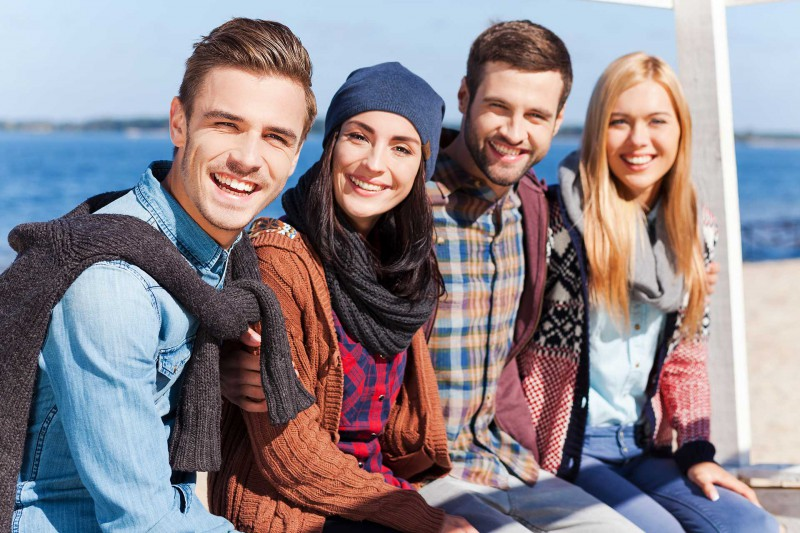
#> input picture Computer-Vision/opencv-course/images/grouppeople.jpeg, 800 x 533 px
$ python face_dectection.py
#> lines starting #> are read from the running program, lines starting #| are printed output that depends on the picture; after the words box and inside, x2 and y2 are one past the last pixel; in counts of white or black regions, pixels touching at a corner belong together
import cv2 as cv
import numpy as np

if __name__ == "__main__":
    img = cv.imread('images/grouppeople.jpeg')
#> img is the input picture: shape (533, 800, 3); mean B, G, R 139.7, 132.6, 141.4
    cv.imshow('Face Detection', img)

    # gray = cv.cvtColor(img, cv.COLOR_BGR2GRAY)
    # cv.imshow('Gray Face Detection', gray)

    haar_cascade = cv.CascadeClassifier("haar_face.xml")
    face_rect = haar_cascade.detectMultiScale(img, scaleFactor=1.6, minNeighbors=3)
#> face_rect = [[215, 349, 61, 61], [466, 75, 98, 98], [587, 84, 98, 98], [332, 105, 98, 98], [167, 67, 157, 157]]
    print(f'Number of face found: {len(face_rect)}')
#| Number of face found: 5

    for (x, y, w, h) in face_rect:
        cv.rectangle(img, (x, y), (x + w, y + h), (255, 0, 0), thickness=2)
#> this loop made 5 passes
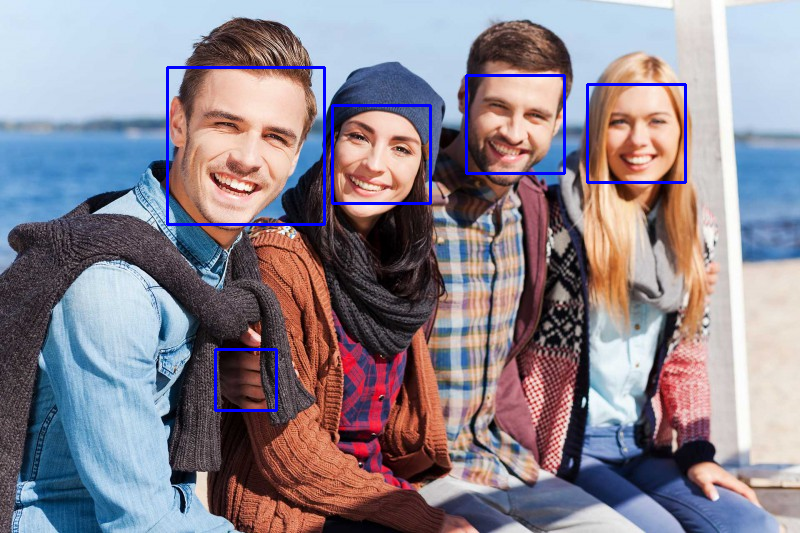
#> img: shape (533, 800, 3); 1.44% of pixels changed, all inside (x1, y1, x2, y2) = (166, 66, 687, 412)

    cv.imshow('Bounding Box Face Detection', img)

    cv.waitKey(0)

$ run again, with Computer-Vision/opencv-course/images/oneperson.jpeg copied over Computer-Vision/opencv-course/images/grouppeople.jpeg
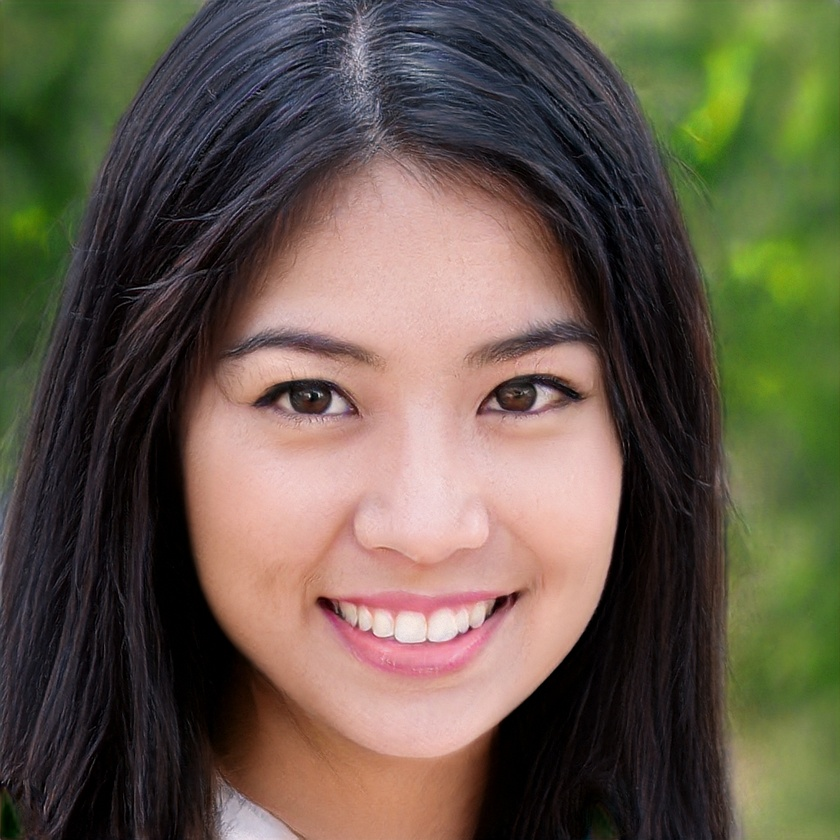
#> input picture Computer-Vision/opencv-course/images/oneperson.jpeg, 840 x 840 px, shrunk from 1024 x 1024 before the run
#> img is the input picture: shape (840, 840, 3); mean B, G, R 74.5, 90, 100.7
#> face_rect = [[79, 130, 644, 644]]
#| Number of face found: 1
#> the loop `for (x, y, w, h) in face_rect:` made 1 pass
#> after the loop `for (x, y, w, h) in face_rect:`:
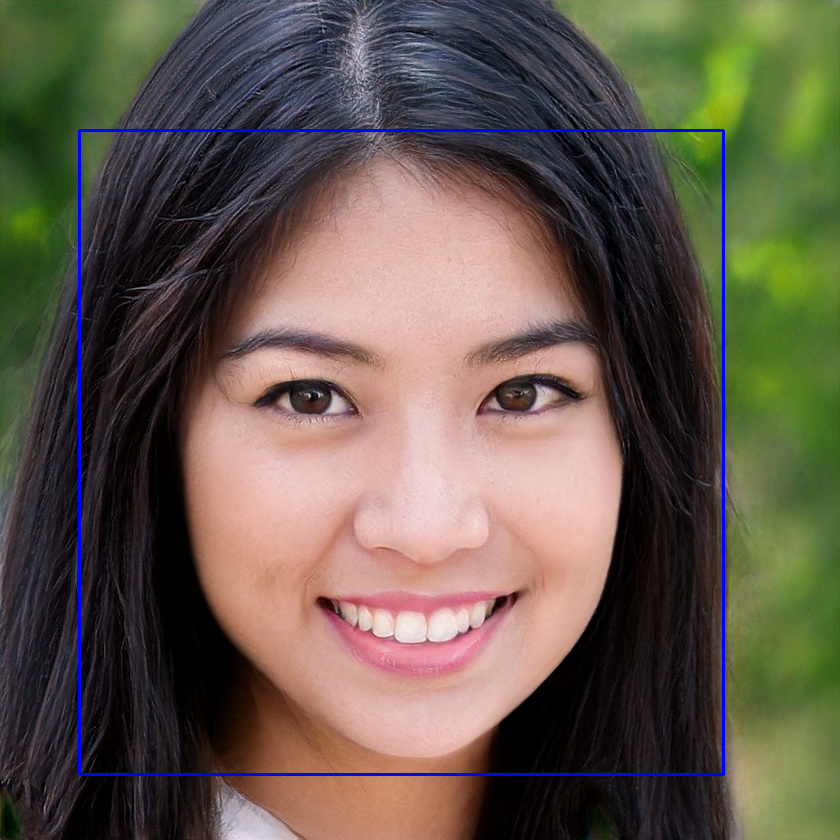
#> img: shape (840, 840, 3); 1.09% of pixels changed, all inside (x1, y1, x2, y2) = (78, 129, 725, 776)
